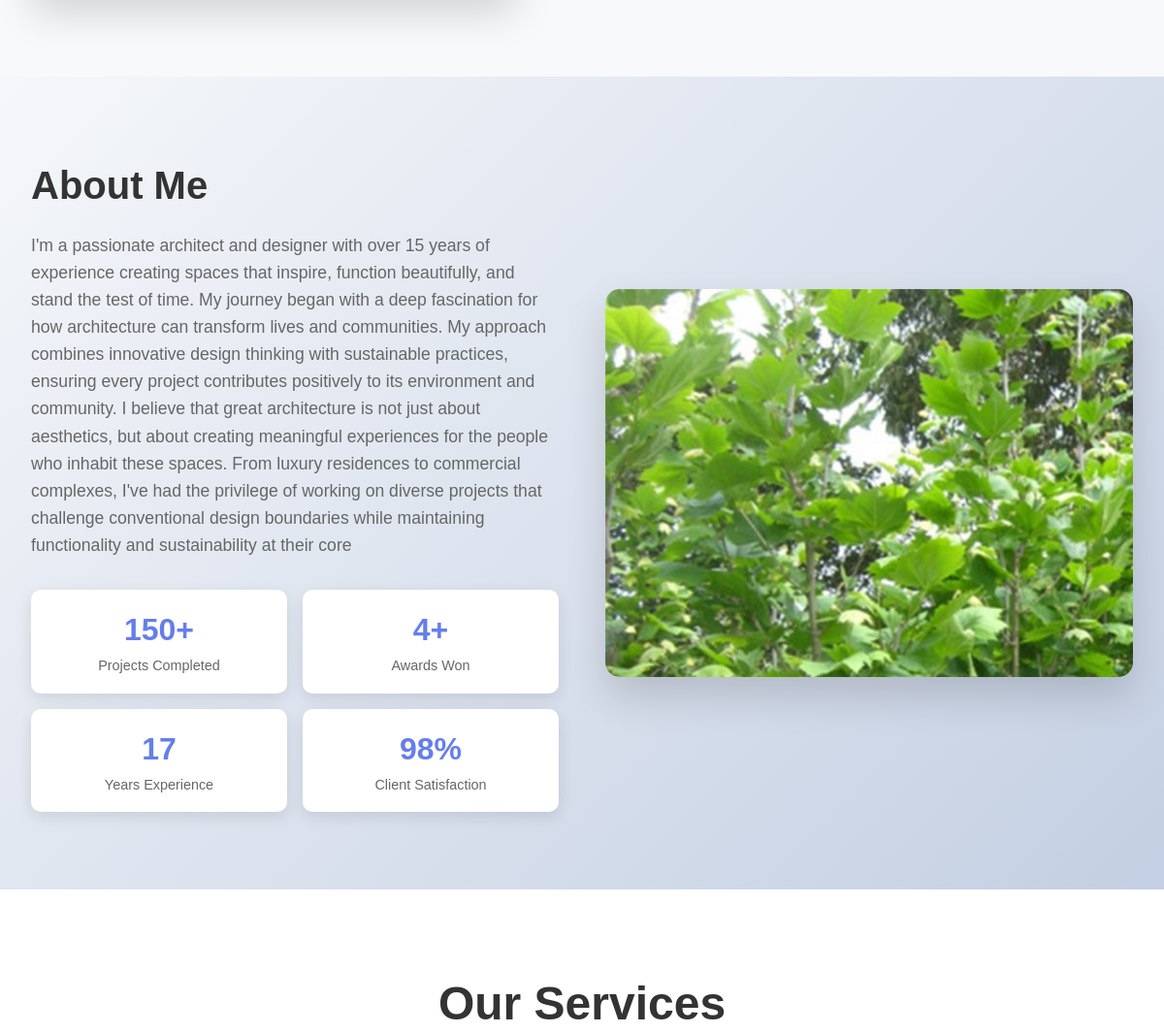
Before: / (middle part) with the older database file.
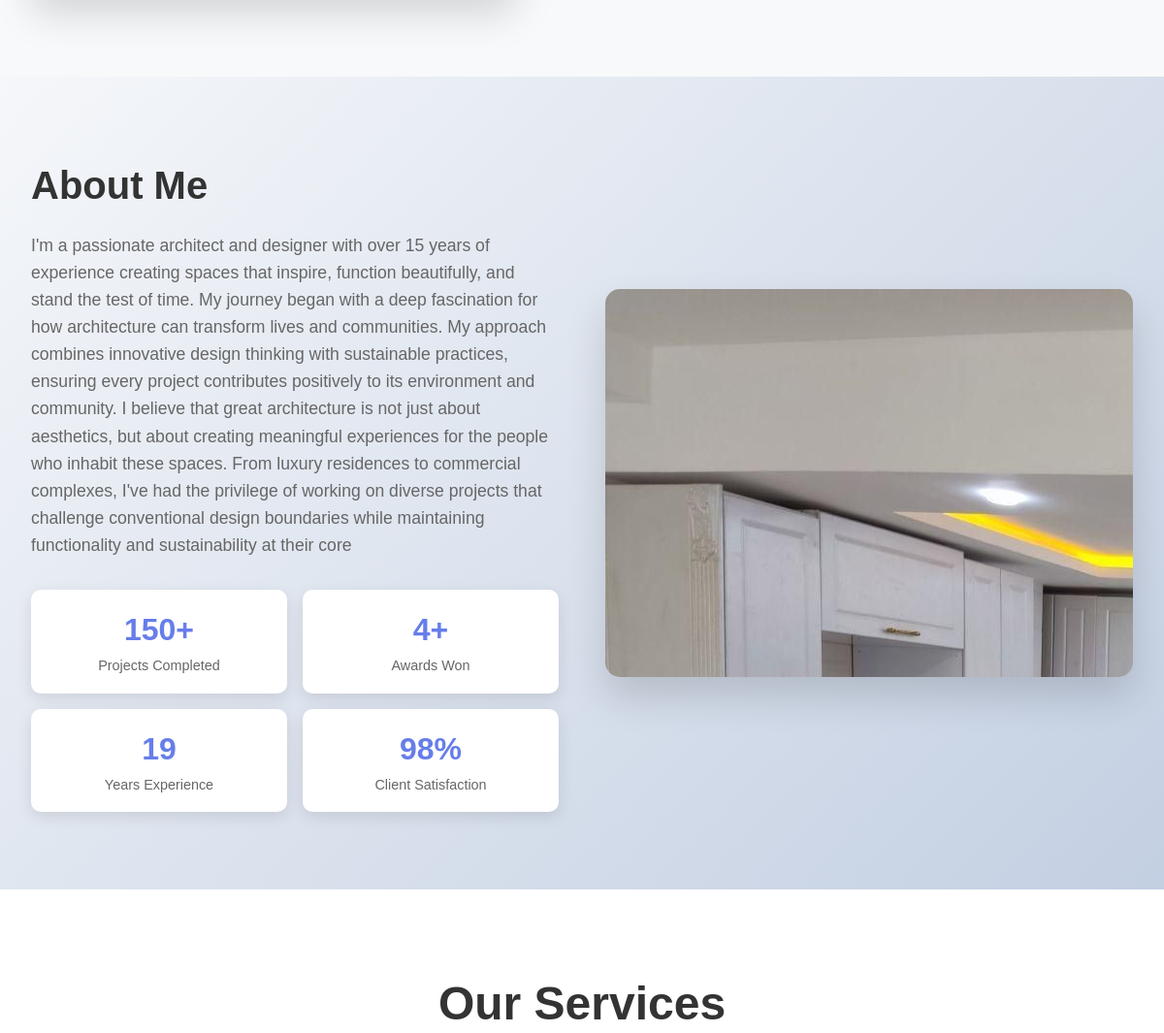
After: the same page with the newer database file.
### core/models.py (models this page shows)
class AboutMe(models.Model):
    image=models.ImageField(
        null=True,
        blank=True,
        verbose_name="image",
        help_text="image"
    )
    description=models.TextField(
         null=True,
        blank=True
    )
    project_completed=models.PositiveIntegerField(
        null=True,
        blank=True,
        verbose_name="project completed"
    )
    awards=models.PositiveIntegerField(
        null=True,
        blank=True,
        verbose_name="awards completed"
    )
    years_experience=models.PositiveIntegerField(
        null=True,
        blank=True,
        verbose_name="years experience"
    )
    satisfaction=models.PositiveIntegerField(
        null=True,
        blank=True,
        verbose_name="satisfaction percent"
    )
    myemail=models.EmailField(
        null=True,
        blank=True,
        max_length=250,
        verbose_name="email address"
    )
    phone=models.CharField(
         null=True,
        blank=True,max_length=250,
        verbose_name="my phone"
    )
    address=models.CharField(
        null=True,
        blank=True,max_length=250,
        verbose_name="my address"
    )

### core/views.py (the view)
# urls.py: path('', views.portfolio_view, name='portfolio'),
def portfolio_view(request):
    sliders = Slider.objects.all()
    projects = Project.objects.all()
    hero_project = Project.objects.first()  # یا یک پروژه خاص را انتخاب کنید
    galleries = Gallery.objects.all()
    a=AboutMe.objects.last()
    service=OurService.objects.all()
    context = {
        'sliders': sliders,
        'projects': projects,
        'hero_project': hero_project,
        'galleries': galleries,
        "a":a,
        "service":service
    }
    return render(request, 'portfolio/index.html', context)

### templates/portfolio/index.html (shortened to what this page needs)
{% load static %}
<!DOCTYPE html>
<html lang="en">
<head>
    <link rel="stylesheet" href="{% static 'css/style.css' %}">
    <link rel="stylesheet" href="https://cdnjs.cloudflare.com/ajax/libs/toastr.js/latest/toastr.min.css">
</head>
<body>
    <section class="staggered-gallery">
    </section>
    <section id="about" class="about">
        <div class="container">
            <div class="about-content">
                <div class="about-text">
                    <h2>About Me</h2>
                    <p>
                        {{a.description}}
                    </p>
                    <div class="stats">
                        <div class="stat-item">
                            <div class="stat-number">{{a.project_completed}}+</div>
                            <div class="stat-label">Projects Completed</div>
                        </div>
                        <div class="stat-item">
                            <div class="stat-number">{{a.awards}}+</div>
                            <div class="stat-label">Awards Won</div>
                        </div>
                        <div class="stat-item">
                            <div class="stat-number">{{a.years_experience}}</div>
                            <div class="stat-label">Years Experience</div>
                        </div>
                        <div class="stat-item">
                            <div class="stat-number">{{a.satisfaction}}%</div>
                            <div class="stat-label">Client Satisfaction</div>
                        </div>
                    </div>
                </div>
                <div class="puzzle-container">
                    <img src="{{a.image.url}}" alt="About Me Image" class="about-image">
                </div>
            </div>
        </div>
    </section>
    <section id="services" class="services">
        <div class="container">
            <h2 class="section-title">Our Services</h2>
        </div>
    </section>
</body>
</html>

### static/css/style.css (style rules this page uses)
* { margin: 0; padding: 0; box-sizing: border-box; }
body { font-family: 'Arial', sans-serif; line-height: 1.6; color: #333; overflow-x: hidden; background: linear-gradient(135deg, #667eea 0%, #764ba2 100%); }
.container { max-width: 1200px; margin: 0 auto; }
.section-title { text-align: center; font-size: 3rem; margin-bottom: 3rem; color: #333; animation: fadeInUp 1s ease; }
.staggered-gallery { padding: 5rem 2rem; background: #f8f9fa; }
.about { padding: 5rem 2rem; background: linear-gradient(135deg, #f5f7fa 0%, #c3cfe2 100%); }
.about-content { display: grid; grid-template-columns: 1fr 1fr; gap: 3rem; align-items: center; }
.about-text { animation: slideInLeft 1s ease; }
.about-text h2 { font-size: 2.5rem; margin-bottom: 1rem; color: #333; }
.about-text p { font-size: 1.1rem; color: #666; margin-bottom: 1rem; }
.puzzle-container { position: relative; width: 100%; height: 400px; border-radius: 15px; overflow: hidden; box-shadow: 0 20px 40px rgba(0,0,0,0.15); }
.stats { display: grid; grid-template-columns: repeat(2, 1fr); gap: 1rem; margin-top: 2rem; }
.stat-item { text-align: center; padding: 1rem; background: white; border-radius: 10px; box-shadow: 0 5px 15px rgba(0,0,0,0.1); transition: all 0.3s ease; }
.stat-number { font-size: 2rem; font-weight: bold; color: #667eea; }
.stat-label { color: #666; font-size: 0.9rem; }
.services { padding: 5rem 2rem; background: white; }

Changed rows visible on the page:
changed AboutMe: years_experience "17" → "19"; image: a different picture
